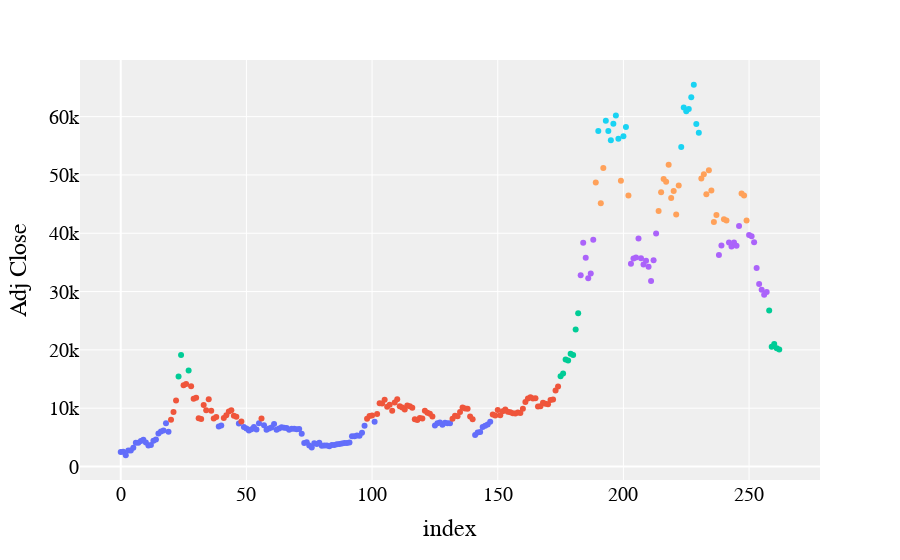

The code cell stored with this chart in its notebook:
### Code cell
# Assigns plotly as visualization engine
pd.options.plotting.backend = 'plotly'

# Arbitrarily 6 colors for our 6 clusters
colors = ['red', 'orange', 'yellow', 'green', 'blue', 'indigo']

# Create Scatter plot, assigning each point a color based
# on it's grouping where group_number == index of color.
fig = btc.plot.scatter(
    x=btc.index,
    y="Adj Close",
    color=[colors[i] for i in clusters],
)

# Configure some styles
layout = go.Layout(
    plot_bgcolor='#efefef',
    showlegend=False,
    # Font Families
    font_family='Monospace',
    font_color='#000000',
    font_size=20,
    xaxis=dict(
        rangeslider=dict(
            visible=False
        ))
)
fig.update_layout(layout)

# Display plot in local browser window
fig.show()

### Figure 1 — Plotly figure (JSON) as saved in the notebook; plotly's stock layout.template omitted (floating-point values rounded to 4 significant figures)
{"data": [{"hovertemplate": "color=red<br>index=%{x}<br>Adj Close=%{y}<extra></extra>", "legendgroup": "red", "marker": {"color": "#636efa", "symbol": "circle"}, "mode": "markers", "name": "red", "orientation": "v", "showlegend": true, "type": "scatter", "x": [0, 1, 2, 3, 4, 5, 6, 7, 8, 9, 10, 11, 12, 13, 14, 15, 16, 17, 18, 19, 39, 40, 47, 49, 50, 51, 52, 53, 54, 55, 57, 58, 59, 60, 61, 62, 63, 64, 65, 66, 67, 68, 69, 70, 71, 72, 73, 74, 75, 76, 77, 78, 79, 80, 81, 82, 83, 84, 85, 86, 87, 88, 89, 90, 91, 92, 93, 94, 95, 96, 97, 101, 125, 126, 127, 128, 129, 130, 131, 141, 142, 143, 144, 145, 146, 147], "xaxis": "x", "y": [2506.0, 2518.0, 1930.0, 2730.0, 2757.0, 3214.0, 4073.0, 4088.0, 4383.0, 4583.0, 4123.0, 3583.0, 3683.0, 4404.0, 4610.0, 5678.0, 6008.0, 6154.0, 7407.0, 5950.0, 6844.0, 7024.0, 7368.0, 6786.0, 6499.0, 6173.0, 6386.0, 6774.0, 6360.0, 7418.0, 7068.0, 6323.0, 6506.0, 6707.0, 7273.0, 6301.0, 6517.0, 6711.0, 6626.0, 6603.0, 6291.0, 6482.0, 6486.0, 6376.0, 6411.0, 5624.0, 4010.0, 4140.0, 3614.0, 3253.0, 3999.0, 3866.0, 4077.0, 3553.0, 3601.0, 3584.0, 3464.0, 3690.0, 3674.0, 3810.0, 3847.0, 3952.0, 4025.0, 4022.0, 4105.0, 5199.0, 5168.0, 5315.0, 5285.0, 5796.0, 6972.0, 7688.0, 7048.0, 7424.0, 7564.0, 7152.0, 7512.0, 7423.0, 7411.0, 5392.0, 5830.0, 5922.0, 6791.0, 6971.0, 7189.0, 7680.0], "yaxis": "y"}, {"hovertemplate": "color=indigo<br>index=%{x}<br>Adj Close=%{y}<extra></extra>", "legendgroup": "indigo", "marker": {"color": "#EF553B", "symbol": "circle"}, "mode": "markers", "name": "indigo", "orientation": "v", "showlegend": true, "type": "scatter", "x": [20, 21, 22, 25, 26, 28, 29, 30, 31, 32, 33, 34, 35, 36, 37, 38, 41, 42, 43, 44, 45, 46, 48, 56, 98, 99, 100, 102, 103, 104, 105, 106, 107, 108, 109, 110, 111, 112, 113, 114, 115, 116, 117, 118, 119, 120, 121, 122, 123, 124, 132, 133, 134, 135, 136, 137, 138, 139, 140, 148, 149, 150, 151, 152, 153, 154, 155, 156, 157, 158, 159, 160, 161, 162, 163, 164, 165, 166, 167, 168, 169, 170, 171, 172, 173, 174], "xaxis": "x", "y": [8036.0, 9331.0, 11320.0, 13930.0, 14160.0, 13770.0, 11600.0, 11790.0, 8277.0, 8130.0, 10550.0, 9665.0, 11510.0, 9579.0, 8224.0, 8496.0, 8329.0, 8802.0, 9419.0, 9655.0, 8724.0, 8513.0, 7720.0, 8218.0, 8198.0, 8673.0, 8743.0, 8994.0, 10860.0, 10820.0, 11450.0, 10260.0, 10600.0, 9553.0, 10970.0, 11520.0, 10350.0, 10140.0, 9758.0, 10440.0, 10350.0, 10070.0, 8104.0, 7988.0, 8321.0, 8222.0, 9552.0, 9235.0, 9056.0, 8578.0, 8192.0, 8706.0, 8597.0, 9344.0, 10120.0, 9934.0, 9925.0, 8562.0, 8108.0, 8897.0, 8756.0, 9671.0, 8790.0, 9461.0, 9759.0, 9387.0, 9304.0, 9144.0, 9074.0, 9276.0, 9186.0, 9905.0, 11050.0, 11680.0, 11890.0, 11660.0, 11710.0, 10280.0, 10320.0, 10940.0, 10780.0, 10670.0, 11380.0, 11480.0, 13030.0, 13740.0], "yaxis": "y"}, {"hovertemplate": "color=green<br>index=%{x}<br>Adj Close=%{y}<extra></extra>", "legendgroup": "green", "marker": {"color": "#00cc96", "symbol": "circle"}, "mode": "markers", "name": "green", "orientation": "v", "showlegend": true, "type": "scatter", "x": [23, 24, 27, 175, 176, 177, 178, 179, 180, 181, 182, 258, 259, 260, 261, 262], "xaxis": "x", "y": [15460.0, 19140.0, 16480.0, 15480.0, 15960.0, 18370.0, 18180.0, 19350.0, 19140.0, 23480.0, 26270.0, 26760.0, 20550.0, 21030.0, 20280.0, 20060.0], "yaxis": "y"}, {"hovertemplate": "color=yellow<br>index=%{x}<br>Adj Close=%{y}<extra></extra>", "legendgroup": "yellow", "marker": {"color": "#ab63fa", "symbol": "circle"}, "mode": "markers", "name": "yellow", "orientation": "v", "showlegend": true, "type": "scatter", "x": [183, 184, 185, 186, 187, 188, 203, 204, 205, 206, 207, 208, 209, 210, 211, 212, 213, 238, 239, 242, 243, 244, 245, 246, 250, 251, 252, 253, 254, 255, 256, 257], "xaxis": "x", "y": [32780.0, 38360.0, 35790.0, 32290.0, 33110.0, 38900.0, 34770.0, 35680.0, 35860.0, 39100.0, 35700.0, 34650.0, 35290.0, 34240.0, 31800.0, 35350.0, 39970.0, 36280.0, 37920.0, 38430.0, 37710.0, 38420.0, 37850.0, 41250.0, 39720.0, 39470.0, 38470.0, 34060.0, 31310.0, 30320.0, 29450.0, 29910.0], "yaxis": "y"}, {"hovertemplate": "color=blue<br>index=%{x}<br>Adj Close=%{y}<extra></extra>", "legendgroup": "blue", "marker": {"color": "#FFA15A", "symbol": "circle"}, "mode": "markers", "name": "blue", "orientation": "v", "showlegend": true, "type": "scatter", "x": [189, 191, 192, 199, 202, 214, 215, 216, 217, 218, 219, 220, 221, 222, 231, 232, 233, 234, 235, 236, 237, 240, 241, 247, 248, 249], "xaxis": "x", "y": [48720.0, 45140.0, 51210.0, 49000.0, 46460.0, 43800.0, 47050.0, 49320.0, 48830.0, 51750.0, 46060.0, 47260.0, 43210.0, 48200.0, 49370.0, 50100.0, 46710.0, 50810.0, 47350.0, 41910.0, 43110.0, 42410.0, 42200.0, 46820.0, 46450.0, 42210.0], "yaxis": "y"}, {"hovertemplate": "color=orange<br>index=%{x}<br>Adj Close=%{y}<extra></extra>", "legendgroup": "orange", "marker": {"color": "#19d3f3", "symbol": "circle"}, "mode": "markers", "name": "orange", "orientation": "v", "showlegend": true, "type": "scatter", "x": [190, 193, 194, 195, 196, 197, 198, 200, 201, 223, 224, 225, 226, 227, 228, 229, 230], "xaxis": "x", "y": [57540.0, 59300.0, 57520.0, 55950.0, 58760.0, 60200.0, 56220.0, 56630.0, 58230.0, 54770.0, 61550.0, 60930.0, 61320.0, 63330.0, 65470.0, 58730.0, 57250.0], "yaxis": "y"}], "layout": {"font": {"color": "#000000", "family": "Monospace", "size": 20}, "legend": {"title": {"text": "color"}, "tracegroupgap": 0}, "margin": {"t": 60}, "plot_bgcolor": "#efefef", "showlegend": false, "xaxis": {"anchor": "y", "domain": [0, 1], "rangeslider": {"visible": false}, "title": {"text": "index"}}, "yaxis": {"anchor": "x", "domain": [0, 1], "title": {"text": "Adj Close"}}}}
